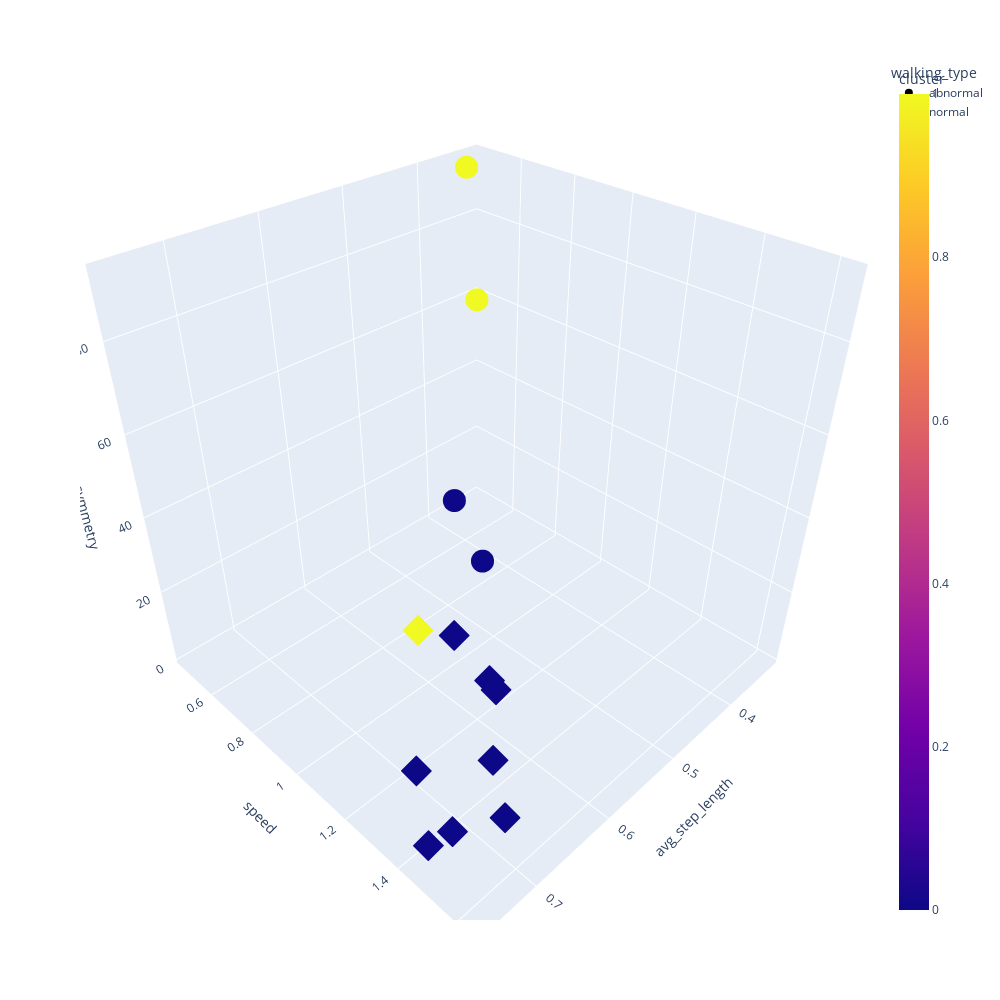

Source (notebook cell):
### Code cell
from sklearn.mixture import GaussianMixture
import matplotlib.pyplot as plt
import pandas as pd

# Assuming your data is stored in a DataFrame named 'data' with columns 'var1', 'var2', 'var3'
data = side_videos

# Selecting the three variables for clustering
columns = ['avg_step_length', 'speed', 'asymmetry']
X = data[columns]

# Creating the GMM model with 2 clusters
gmm = GaussianMixture(n_components=2)

# Fitting the model to the data
gmm.fit(X)

# Getting the predicted cluster labels
predicted_labels = gmm.predict(X)

# Adding the predicted labels to the original data
data['cluster'] = predicted_labels

# Visualizing the clusters (example for 2D plotting)


# Using Plotly Express for 3D scatter plot
fig = px.scatter_3d(data, x=columns[0], y=columns[1], z=columns[2], color='cluster', symbol='walking_type', width=1000, height=1000)
fig.show()


# plt.scatter(data['var1'], data['var2'], c=data['Cluster'], cmap='viridis', marker='o')  # Change columns for different combinations
# plt.xlabel('Variable 1')
# plt.ylabel('Variable 2')
# plt.title('GMM Clustering with 2 clusters')
# plt.colorbar(label='Cluster')
# plt.show()

### Figure 1 — Plotly figure (JSON) as saved in the notebook; plotly's stock layout.template omitted (floating-point values rounded to 4 significant figures)
{"data": [{"hovertemplate": "walking_type=abnormal<br>avg_step_length=%{x}<br>speed=%{y}<br>asymmetry=%{z}<br>cluster=%{marker.color}<extra></extra>", "legendgroup": "abnormal", "marker": {"color": [0, 0, 1, 1], "coloraxis": "coloraxis", "symbol": "circle"}, "mode": "markers", "name": "abnormal", "scene": "scene", "showlegend": true, "type": "scatter3d", "x": [0.4509, 0.4261, 0.3442, 0.3261], "y": [0.6937, 0.752, 0.4623, 0.4557], "z": [20.91, 1.804, 92.15, 58.7]}, {"hovertemplate": "walking_type=normal<br>avg_step_length=%{x}<br>speed=%{y}<br>asymmetry=%{z}<br>cluster=%{marker.color}<extra></extra>", "legendgroup": "normal", "marker": {"color": [0, 0, 0, 0, 0, 0, 1, 0, 0], "coloraxis": "coloraxis", "symbol": "diamond"}, "mode": "markers", "name": "normal", "scene": "scene", "showlegend": true, "type": "scatter3d", "x": [0.7278, 0.7375, 0.6564, 0.7601, 0.7414, 0.5915, 0.723, 0.5944, 0.6094], "y": [1.629, 1.369, 1.407, 1.471, 1.499, 1.086, 1.351, 1.23, 1.293], "z": [21.46, 17.92, 9.083, 8.557, 10.87, 16.4, 49.29, 11.53, 14.68]}], "layout": {"coloraxis": {"colorbar": {"title": {"text": "cluster"}}, "colorscale": [[0, "#0d0887"], [0.1111, "#46039f"], [0.2222, "#7201a8"], [0.3333, "#9c179e"], [0.4444, "#bd3786"], [0.5556, "#d8576b"], [0.6667, "#ed7953"], [0.7778, "#fb9f3a"], [0.8889, "#fdca26"], [1, "#f0f921"]]}, "height": 1000, "legend": {"title": {"text": "walking_type"}, "tracegroupgap": 0}, "margin": {"t": 60}, "scene": {"domain": {"x": [0, 1], "y": [0, 1]}, "xaxis": {"title": {"text": "avg_step_length"}}, "yaxis": {"title": {"text": "speed"}}, "zaxis": {"title": {"text": "asymmetry"}}}, "width": 1000}}
